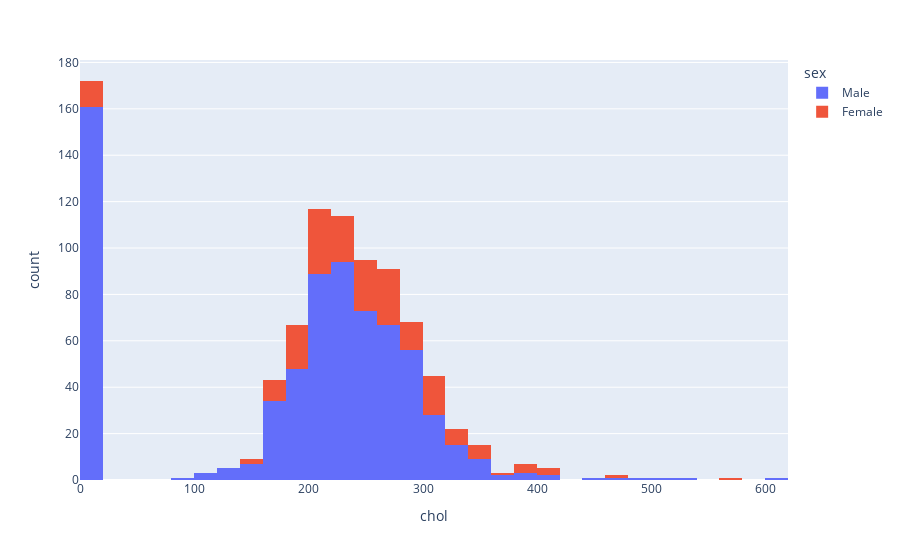

Notebook source saved alongside this figure:
### Code cell
# plot of chol groupby sex using ploly
fig = px.histogram(df, x='chol', color='sex')
fig.show()

### Figure 1 — Plotly figure (JSON) as saved in the notebook; plotly's stock layout.template omitted (floating-point values rounded to 4 significant figures; data arrays with more than 128 entries replaced by an {"elided": "..."} marker saying what was removed)
{"data": [{"alignmentgroup": "True", "bingroup": "x", "hovertemplate": "sex=Male<br>chol=%{x}<br>count=%{y}<extra></extra>", "legendgroup": "Male", "marker": {"color": "#636efa", "pattern": {"shape": ""}}, "name": "Male", "offsetgroup": "Male", "orientation": "v", "showlegend": true, "type": "histogram", "x": {"elided": "726 int values"}, "xaxis": "x", "yaxis": "y"}, {"alignmentgroup": "True", "bingroup": "x", "hovertemplate": "sex=Female<br>chol=%{x}<br>count=%{y}<extra></extra>", "legendgroup": "Female", "marker": {"color": "#EF553B", "pattern": {"shape": ""}}, "name": "Female", "offsetgroup": "Female", "orientation": "v", "showlegend": true, "type": "histogram", "x": {"elided": "194 int values"}, "xaxis": "x", "yaxis": "y"}], "layout": {"barmode": "relative", "legend": {"title": {"text": "sex"}, "tracegroupgap": 0}, "margin": {"t": 60}, "xaxis": {"anchor": "y", "domain": [0, 1], "title": {"text": "chol"}}, "yaxis": {"anchor": "x", "domain": [0, 1], "title": {"text": "count"}}}}
